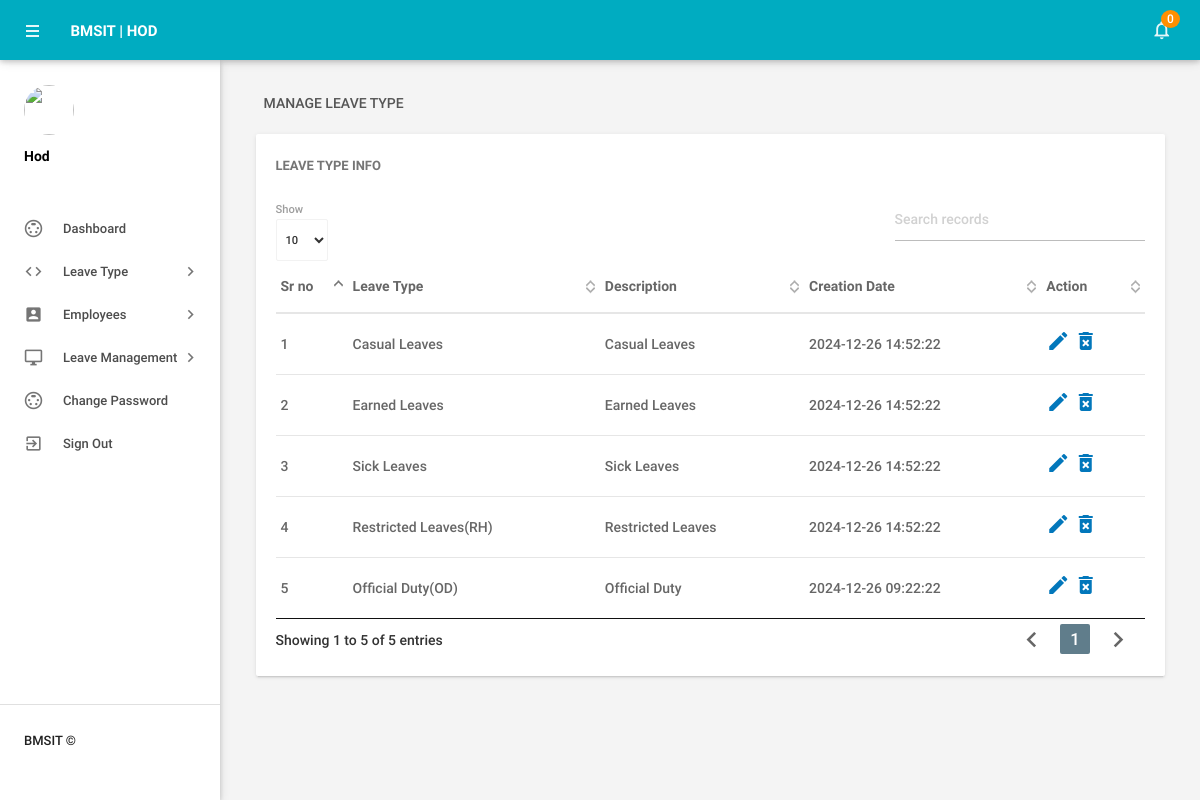
Page /main/hod/manageleavetype.php (signed in) on the committed database.
### tables this page shows
CREATE TABLE `tblleavetype` (
  `id` int(11) NOT NULL,
  `LeaveType` varchar(200) DEFAULT NULL,
  `Description` mediumtext DEFAULT NULL,
  `CreationDate` timestamp NOT NULL DEFAULT current_timestamp()
);

### main/hod/manageleavetype.php (the view, shortened to what this page needs)
<?php
include('includes/config.php');
if(strlen($_SESSION['alogin'])==0)
    {
header('location:index.php');
}
else{
 ?>
<!DOCTYPE html>
<html lang="en">
    <head>
        <link type="text/css" rel="stylesheet" href="../assets/plugins/materialize/css/materialize.min.css"/>
        <link href="../assets/plugins/material-preloader/css/materialPreloader.min.css" rel="stylesheet">
        <link href="../assets/plugins/datatables/css/jquery.dataTables.min.css" rel="stylesheet">
        <link href="../assets/css/alpha.min.css" rel="stylesheet" type="text/css"/>
    </head>
    <body>
       <?php include('includes/header.php');?>
       <?php include('includes/sidebar.php');?>
            <main class="mn-inner">
                <div class="row">
                    <div class="col s12">
                        <div class="page-title">Manage Leave Type</div>
                    </div>
                    <div class="col s12 m12 l12">
                        <div class="card">
                            <div class="card-content">
                                <span class="card-title">Leave Type Info</span>
                                <table id="example" class="display responsive-table ">
                                    <thead>
                                        <tr>
                                            <th>Sr no</th>
                                            <th>Leave Type</th>
                                            <th>Description</th>
                                            <th>Creation Date</th>
                                            <th>Action</th>
                                        </tr>
                                    </thead>
                                    <tbody>
<?php $sql = "SELECT * from tblleavetype";
$query = $dbh -> prepare($sql);
$query->execute();
$results=$query->fetchAll(PDO::FETCH_OBJ);
$cnt=1;
if($query->rowCount() > 0)
{
foreach($results as $result)
{               ?>
                                        <tr>
                                            <td> <?php echo htmlentities($cnt);?></td>
                                            <td><?php echo htmlentities($result->LeaveType);?></td>
                                            <td><?php echo htmlentities($result->Description);?></td>
                                            <td><?php echo htmlentities($result->CreationDate);?></td>
                                            <td><a href="editleavetype.php?lid=<?php echo htmlentities($result->id);?>"><i class="material-icons">mode_edit</i></a>
                                            <a href="manageleavetype.php?del=<?php echo htmlentities($result->id);?>" onclick="return confirm('Do you want to delete');"> <i class="material-icons">delete_forever</i></a> </td>
                                        </tr>
                                         <?php $cnt++;} }?>
                                    </tbody>
                                </table>
                            </div>
                        </div>
                    </div>
                </div>
            </main>
        </div>
        <div class="left-sidebar-hover"></div>
    </body>
</html>
<?php } ?>

### main/hod/includes/header.php (shortened to what this page needs)
        <div class="mn-content fixed-sidebar">
            <header class="mn-header navbar-fixed">
                <nav class="cyan darken-1">
                    <div class="nav-wrapper row">
                        <section class="material-design-hamburger navigation-toggle">
                            <a href="#" data-activates="slide-out" class="button-collapse show-on-large material-design-hamburger__icon">
                                <span class="material-design-hamburger__layer"></span>
                            </a>
                        </section>
                        <div class="header-title col s3">
                            <span class="chapter-title">BMSIT | Hod</span>
                        </div>
                        <ul class="right col s9 m3 nav-right-menu">
                            <li class="hide-on-small-and-down"><a href="javascript:void(0)" data-activates="dropdown1" class="dropdown-button dropdown-right show-on-large"><i class="material-icons">notifications_none</i>
<?php
$isread=0;
$sql = "SELECT id from tblleaves where IsRead=:isread";
$query = $dbh -> prepare($sql);
$query->bindParam(':isread',$isread,PDO::PARAM_STR);
$query->execute();
$unreadcount=$query->rowCount();?>
                                <span class="badge"><?php echo htmlentities($unreadcount);?></span></a></li>
                        </ul>
                    </div>
                </nav>
            </header>

### main/hod/includes/sidebar.php (shortened to what this page needs)
   <aside id="slide-out" class="side-nav white fixed">
              <div class="side-nav-wrapper">
                  <div class="sidebar-profile">
                      <div class="sidebar-profile-image">
                          <img src="../assets/images/profile-image.jpg" class="circle" alt="">
                      </div>
                      <div class="sidebar-profile-info">
                              <p>Hod</p>
                      </div>
                  </div>
              <ul class="sidebar-menu collapsible collapsible-accordion" data-collapsible="accordion">
                  <li class="no-padding"><a class="waves-effect waves-grey" href="dashboard.php"><i class="material-icons">settings_input_svideo</i>Dashboard</a></li>
                  <li class="no-padding">
                      <a class="collapsible-header waves-effect waves-grey"><i class="material-icons">code</i>Leave Type<i class="nav-drop-icon material-icons">keyboard_arrow_right</i></a>
                  </li>
                  <li class="no-padding">
                      <a class="collapsible-header waves-effect waves-grey"><i class="material-icons">account_box</i>Employees<i class="nav-drop-icon material-icons">keyboard_arrow_right</i></a>
                  </li>
 <li class="no-padding">
                      <a class="collapsible-header waves-effect waves-grey"><i class="material-icons">desktop_windows</i>Leave Management<i class="nav-drop-icon material-icons">keyboard_arrow_right</i></a>
                  </li>
<li class="no-padding"><a class="waves-effect waves-grey" href="changepassword.php"><i class="material-icons">settings_input_svideo</i>Change Password</a></li>
                      <li class="no-padding">
                              <a class="waves-effect waves-grey" href="logout.php"><i class="material-icons">exit_to_app</i>Sign Out</a>
                          </li>
              </ul>
                 <div class="footer">
                  <p class="copyright">BMSIT ©</p>
              </div>
              </div>
          </aside>

### rows in the picture
tblleavetype: LeaveType "Casual Leaves", Description "Casual Leaves", CreationDate "2024-12-26 14:52:22"
tblleavetype: LeaveType "Earned Leaves", Description "Earned Leaves", CreationDate "2024-12-26 14:52:22"
tblleavetype: LeaveType "Sick Leaves", Description "Sick Leaves", CreationDate "2024-12-26 14:52:22"
tblleavetype: LeaveType "Restricted Leaves(RH)", Description "Restricted Leaves", CreationDate "2024-12-26 14:52:22"
tblleavetype: LeaveType "Official Duty(OD)", Description "Official Duty", CreationDate "2024-12-26 09:22:22"

### other values in the picture
$unreadcount "0"
